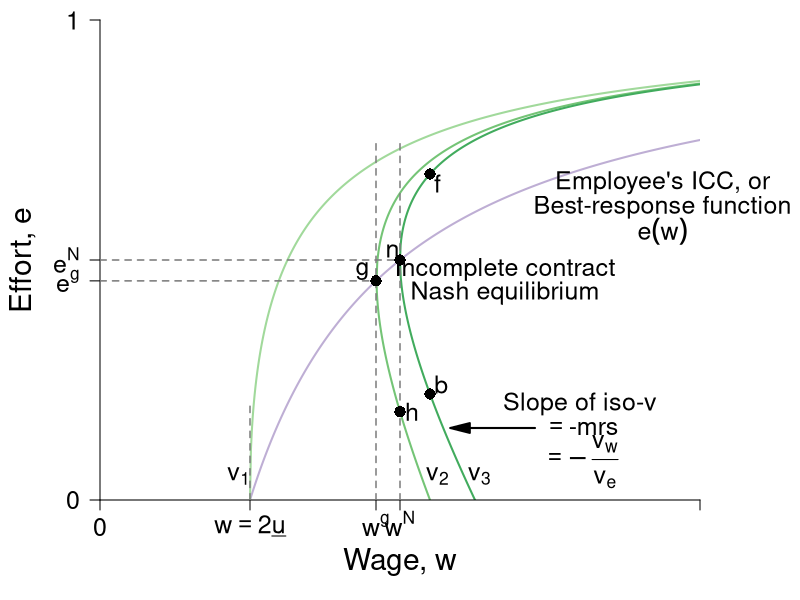

R code for this plot:
require(shape)
pdf(file = "employment/employment_brf_pc.pdf", width = 9, height = 7)

#Set parameters for graphics
axislabelsize <- 1.8
labelsize <- 1.5
namesize <- 1.8
annotatesize <- 1.5
graphlinewidth <- 2
segmentlinewidth <- 1.5

#The equation is below when v = 0. See Wolfram Alpha output. 
isov <- function(w, delta = 5) {
}

isovhigh1 <- function(w, delta = 5, v = 5){
  (sqrt(w^2 - 4 * delta * v) - w + 2*v)/( 2 * v )
}

isovlow1 <- function(w, delta = 5, v = 5){
  (-sqrt(w^2 - 4 * delta * v) - w + 2*v)/( 2 * v )
}

isovhigh2 <- function(w, delta = 5, v = 15){
  (sqrt(w^2 - 4 * delta * v) - w + 2*v)/( 2 * v )
}

isovlow2 <- function(w, delta = 5, v = 15){
  (-sqrt(w^2 - 4 * delta * v) - w + 2*v)/( 2 * v )
}

isovhigh3 <- function(w, delta = 5, v = 20){
  (sqrt(w^2 - 4 * delta * v) - w + 2*v)/( 2 * v )
}

isovlow3 <- function(w, delta = 5, v = 20){
  (-sqrt(w^2 - 4 * delta * v) - w + 2*v)/( 2 * v )
}

brfFn <- function(w, delta = 5) {
  1 - (2*delta) /w
}

#This is evaluated for p = 12; q = 12/(8*sqrt(12^2 - 4*delta1*v1)) - 1/8 for the slope
#At p = 12; q = (-sqrt(12^2 - 4*v1*delta1) - 12 + 2*v1)/(2*v1) = 0.799
tangencyLine <- function(w){
  (w*(0.05))
}



COL <- c("#f7fcf5", "#e5f5e0", "#c7e9c0", "#a1d99b", "#74c476", "#41ab5d", "#238b45", "#005a32")
grays <- gray.colors(25, start = 1, end = 0)
par(mar =  c(5, 5, 1, 5))
xlims <- c(0, 40)
ylims <- c(0, 1)

plot(0, 0, xlim = xlims, ylim = ylims, type = "n",
     xlab = expression(paste("Wage, ", w)),
     ylab = expression(paste("Effort, ", e)),
     xaxt = "n", 
     yaxt = "n", 
     cex.lab = axislabelsize, 
     lwd = 3,
     bty = "n", 
     xaxs="i", 
     yaxs="i")


npts <- 500 
npts2 <- 501
#Specify the sequences of points for graphing. 
xx0 <- seq(5, xlims[2], length.out = npts)
xx1 <- seq(10, xlims[2], length.out = npts)
xx2 <- seq(5, 15, length.out = npts)
xx3 <- seq(10, xlims[2], length.out = npts2)
xx4 <- seq(xlims[1], 10, length.out = npts2)
#For below, I solved sqrt(p^2 - 200) - p + 200/p = 0, getting p = 10*sqrt(2) = 14.14214
xx5 <- seq( 18.43909, xlims[2], length.out = npts2)
xx6 <- seq( 18.43909, 25, length.out = npts2)
xx7 <- seq(20, xlims[2], length.out = npts2)
xx8 <- seq(xlims[1], 25, length.out = npts2)

#Draw the lines for the graphs
#lines(xx0, isov(xx0, delta = 5), col = COL[3], lwd = graphlinewidth)
lines(xx1, brfFn(xx1), col = "#beaed4", lwd = graphlinewidth)
#lines(xx2, tangencyLine(xx2), col = "darkgrey", lwd = 3, lty = 2)
lines(xx3, isovhigh1(xx3, v = 5, delta = 5), col = COL[4], lwd = graphlinewidth)
lines(xx4, isovlow1(xx4, v = 5, delta = 5), col = COL[4], lwd = graphlinewidth)
lines(xx5, isovhigh2(xx5, v = 17, delta = 5), col = COL[5], lwd = graphlinewidth)
lines(xx6, isovlow2(xx6, v = 17, delta = 5), col = COL[5], lwd = graphlinewidth)
lines(xx7, isovhigh3(xx7, v = 20, delta = 5), col = COL[6], lwd = graphlinewidth)
lines(xx8, isovlow3(xx8, v = 20, delta = 5), col = COL[6], lwd = graphlinewidth)

#Customize ticks and labels for the plot
ticksy <- c(0, brfFn(w = 18.4), 0.5, 1)
#ylabels <- c(0, expression(paste(frac(1,2))), 1)
ylabels <- c(0, expression(paste(e^g)), expression(paste(e^N)), 1)
ticksx <- c(0, 10, 18.4, 20, 40)
xlabels <- c(0, expression(paste(w == 2, underline(u))), expression(paste(w^g)), expression(paste(w^N)) , NA)
axis(1, at = ticksx, pos = 0, labels = xlabels, cex.axis = labelsize)
axis(2, at = ticksy, pos = 0, labels = ylabels, las = 1,cex.axis = labelsize)

#Annotation of the three graphs and the NE
text(9.25, 0.05, expression(paste(v[1])),cex = labelsize, xpd = TRUE)
text(22.5, 0.05, expression(paste(v[2])),cex = labelsize, xpd = TRUE)
text(25.3, 0.05, expression(paste(v[3])),cex = labelsize, xpd = TRUE)
text(37.5, 0.66, expression(paste("Employee's ICC, or")),cex = labelsize,xpd = TRUE)
text(37.5, 0.61, expression(paste("Best-response function")),cex = labelsize,xpd = TRUE)
text(37.5, 0.56, expression(paste(e(w))),cex = labelsize,xpd = TRUE)

#Lines for the coordinates of the Nash equilbrium
#segments(5, 0, 5, 1, lty = 2, col = "darkgray", lwd = 3)
segments(10, 0, 10, 0.2, lty = 2, col = grays[20], lwd = segmentlinewidth)
segments(20, 0, 20, 0.75, lty = 2, col = grays[20], lwd = segmentlinewidth)
segments(0, 0.5, 20, 0.5, lty = 2, col = grays[20], lwd = segmentlinewidth)
#segments(14.14214, 0.15, 14.14214, 0.45, lty = 2, col = "darkgray", lwd = 3)
text(19.5, 0.52, expression(n), cex = labelsize)
text(27, 0.48, expression(paste("Incomplete contract")), cex = labelsize)
text(27, 0.43, expression(paste("Nash equilibrium")), cex = labelsize)


#Arrows and slope of iso-v label
Arrows(29, 0.15, 24, 0.15,  col = "black", lty = 1, lwd = 2, arr.type = "triangle")
text(32, 0.2, expression(paste("Slope of iso-v")), cex = labelsize)
text(32.3, 0.15, expression(paste(phantom() == "-mrs ")), cex = labelsize)
text(32, 0.08, expression(paste(phantom() == -frac(v[w], v[e]))),cex = labelsize)



#Add a point for the NE
points(20, 0.5, pch = 16, col = "black", cex = 1.5)

segments(18.4, 0, 18.4, 0.75, lty = 2, col = grays[20], lwd = segmentlinewidth)
segments(0, brfFn(w = 18.4), 18.4, brfFn(w = 18.4), lty = 2, col = grays[20], lwd = segmentlinewidth)
points(18.4, brfFn(w = 18.4), pch = 16, col = "black", cex = 1.5)
text(17.5, brfFn(18.4) + 0.02, expression(g), cex = labelsize)



#Add a point for h
#Figure out q for p = 14.14214: q = 1 - 2delta/p = 1 - (2*5)/14.14214 =  0.2928934
points(20, 0.1839422, pch = 16, col = "black", cex = 1.5)
text(20.8, 0.1839422, expression(h), cex = labelsize)

points(22, isovhigh3(22, v = 20, delta = 5), pch = 16, col = "black", cex = 1.5)
text(22 + 0.5, isovhigh3(22, v = 20, delta = 5) - 0.02, expression(f),cex = labelsize)
points(22, isovlow3(22, v = 20, delta = 5), pch = 16, col = "black", cex = 1.5)
text(22 + 0.75, isovlow3(22, v = 20, delta = 5) + 0.02, expression(b),cex = labelsize)


dev.off()
